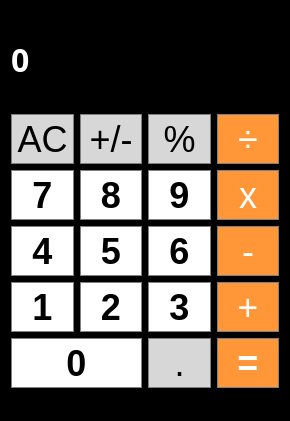
<?xml version="1.0" encoding="UTF-8"?>
<ui version="4.0">
 <class>MainWindow</class>
 <widget class="QMainWindow" name="MainWindow">
  <property name="geometry">
   <rect>
    <x>0</x>
    <y>0</y>
    <width>290</width>
    <height>421</height>
   </rect>
  </property>
  <property name="windowTitle">
   <string>Калькулятор</string>
  </property>
  <property name="windowOpacity">
   <double>1.000000000000000</double>
  </property>
  <property name="styleSheet">
   <string notr="true">background-color : black;</string>
  </property>
  <widget class="QWidget" name="centralWidget">
   <property name="sizePolicy">
    <sizepolicy hsizetype="Maximum" vsizetype="Maximum">
     <horstretch>0</horstretch>
     <verstretch>0</verstretch>
    </sizepolicy>
   </property>
   <layout class="QVBoxLayout" name="verticalLayout">
    <item>
     <widget class="QLabel" name="label">
      <property name="font">
       <font>
        <family>Arial Black</family>
        <pointsize>24</pointsize>
        <weight>75</weight>
        <bold>true</bold>
       </font>
      </property>
      <property name="cursor">
       <cursorShape>IBeamCursor</cursorShape>
      </property>
      <property name="acceptDrops">
       <bool>false</bool>
      </property>
      <property name="styleSheet">
       <string notr="true">QLabel {
  qproperty-alignment: 'AlignVCenter | AlignRight';
  background-color: black; 
   color: white
}


</string>
      </property>
      <property name="text">
       <string>0</string>
      </property>
     </widget>
    </item>
    <item>
     <layout class="QGridLayout" name="gridLayout">
      <item row="2" column="1">
       <widget class="QPushButton" name="pushButton_n8">
        <property name="minimumSize">
         <size>
          <width>0</width>
          <height>50</height>
         </size>
        </property>
        <property name="font">
         <font>
          <pointsize>27</pointsize>
          <weight>75</weight>
          <bold>true</bold>
         </font>
        </property>
        <property name="styleSheet">
         <string notr="true">QPushButton {
   border: 1px solid gray;
   background-color : white;
}
QPushButton:pressed {
    background-color: qlineargradient(x1: 0, y1: 0, x2: 0, y2: 1,
                                      stop: 0 #dadbde, stop: 1 #f6f7fa);
}
QPushButton:hover {
    background: rgba(255, 250, 250, 0.9);
}</string>
        </property>
        <property name="text">
         <string>8</string>
        </property>
        <property name="shortcut">
         <string>8</string>
        </property>
       </widget>
      </item>
      <item row="1" column="4">
       <widget class="QPushButton" name="pushButton_div">
        <property name="minimumSize">
         <size>
          <width>0</width>
          <height>50</height>
         </size>
        </property>
        <property name="font">
         <font>
          <pointsize>27</pointsize>
          <weight>50</weight>
          <bold>false</bold>
         </font>
        </property>
        <property name="styleSheet">
         <string notr="true">QPushButton {
  background-color: rgb(255, 151, 57);
  color: white; 
  border: 1px solid gray;
}

QPushButton:pressed {
    background-color: qlineargradient(x1: 0, y1: 0, x2: 0, y2: 1,
                                      stop: 0 #FF7832, stop: 1 #FF9739);
}
QPushButton:hover {
    background: rgba(255, 140, 0, 0.9);
}</string>
        </property>
        <property name="text">
         <string>÷</string>
        </property>
        <property name="shortcut">
         <string>/</string>
        </property>
       </widget>
      </item>
      <item row="5" column="0" colspan="2">
       <widget class="QPushButton" name="pushButton_n0">
        <property name="minimumSize">
         <size>
          <width>0</width>
          <height>50</height>
         </size>
        </property>
        <property name="font">
         <font>
          <pointsize>27</pointsize>
          <weight>75</weight>
          <bold>true</bold>
         </font>
        </property>
        <property name="styleSheet">
         <string notr="true">QPushButton {
   border: 1px solid gray;
  background-color : white;
}
QPushButton:pressed {
    background-color: qlineargradient(x1: 0, y1: 0, x2: 0, y2: 1,
                                      stop: 0 #dadbde, stop: 1 #f6f7fa);
}
QPushButton:hover {
    background: rgba(255, 250, 250, 0.9);
}
</string>
        </property>
        <property name="text">
         <string>0</string>
        </property>
        <property name="shortcut">
         <string>0</string>
        </property>
       </widget>
      </item>
      <item row="1" column="3">
       <widget class="QPushButton" name="pushButton_mr">
        <property name="minimumSize">
         <size>
          <width>0</width>
          <height>50</height>
         </size>
        </property>
        <property name="font">
         <font>
          <pointsize>27</pointsize>
          <weight>50</weight>
          <bold>false</bold>
         </font>
        </property>
        <property name="styleSheet">
         <string notr="true">QPushButton {
  background-color: rgb(215, 215, 215);
  border: 1px solid gray;
}
QPushButton:pressed {
    background-color: qlineargradient(x1: 0, y1: 0, x2: 0, y2: 1,
                                      stop: 0 #BEBEBE, stop: 1 #D7D7D7);
}
QPushButton:hover {
    background: rgba(220, 220, 220, 0.8);
}</string>
        </property>
        <property name="text">
         <string>%</string>
        </property>
        <property name="shortcut">
         <string>R</string>
        </property>
       </widget>
      </item>
      <item row="3" column="0">
       <widget class="QPushButton" name="pushButton_n4">
        <property name="minimumSize">
         <size>
          <width>0</width>
          <height>50</height>
         </size>
        </property>
        <property name="font">
         <font>
          <pointsize>27</pointsize>
          <weight>75</weight>
          <bold>true</bold>
         </font>
        </property>
        <property name="styleSheet">
         <string notr="true">QPushButton {
   border: 1px solid gray;
	background-color : white;
}
QPushButton:pressed {
    background-color: qlineargradient(x1: 0, y1: 0, x2: 0, y2: 1,
                                      stop: 0 #dadbde, stop: 1 #f6f7fa);
}
QPushButton:hover {
    background: rgba(255, 250, 250, 0.9);
}</string>
        </property>
        <property name="text">
         <string>4</string>
        </property>
        <property name="shortcut">
         <string>4</string>
        </property>
       </widget>
      </item>
      <item row="4" column="3">
       <widget class="QPushButton" name="pushButton_n3">
        <property name="minimumSize">
         <size>
          <width>0</width>
          <height>50</height>
         </size>
        </property>
        <property name="font">
         <font>
          <pointsize>27</pointsize>
          <weight>75</weight>
          <bold>true</bold>
         </font>
        </property>
        <property name="styleSheet">
         <string notr="true">QPushButton {
   border: 1px solid gray;
  background-color : white;
}
QPushButton:pressed {
    background-color: qlineargradient(x1: 0, y1: 0, x2: 0, y2: 1,
                                      stop: 0 #dadbde, stop: 1 #f6f7fa);
}
QPushButton:hover {
    background: rgba(255, 250, 250, 0.9);
}</string>
        </property>
        <property name="text">
         <string>3</string>
        </property>
        <property name="shortcut">
         <string>3</string>
        </property>
       </widget>
      </item>
      <item row="2" column="0">
       <widget class="QPushButton" name="pushButton_n7">
        <property name="minimumSize">
         <size>
          <width>0</width>
          <height>50</height>
         </size>
        </property>
        <property name="font">
         <font>
          <pointsize>27</pointsize>
          <weight>75</weight>
          <bold>true</bold>
         </font>
        </property>
        <property name="styleSheet">
         <string notr="true">QPushButton {
   border: 1px solid gray;
   background-color : white;
}
QPushButton:pressed {
    background-color: qlineargradient(x1: 0, y1: 0, x2: 0, y2: 1,
                                      stop: 0 #dadbde, stop: 1 #f6f7fa);
}
QPushButton:hover {
    background: rgba(255, 250, 250, 0.9);
}</string>
        </property>
        <property name="text">
         <string>7</string>
        </property>
        <property name="shortcut">
         <string>7</string>
        </property>
       </widget>
      </item>
      <item row="2" column="4">
       <widget class="QPushButton" name="pushButton_mul">
        <property name="minimumSize">
         <size>
          <width>0</width>
          <height>50</height>
         </size>
        </property>
        <property name="font">
         <font>
          <pointsize>27</pointsize>
          <weight>50</weight>
          <bold>false</bold>
         </font>
        </property>
        <property name="styleSheet">
         <string notr="true">QPushButton {
  background-color: rgb(255, 151, 57);
  color: white; 
  border: 1px solid gray;
}

QPushButton:pressed {
    background-color: qlineargradient(x1: 0, y1: 0, x2: 0, y2: 1,
                                      stop: 0 #FF7832, stop: 1 #FF9739);
}
QPushButton:hover {
    background: rgba(255, 140, 0, 0.9);
}</string>
        </property>
        <property name="text">
         <string>x</string>
        </property>
        <property name="shortcut">
         <string>*</string>
        </property>
       </widget>
      </item>
      <item row="5" column="4">
       <widget class="QPushButton" name="pushButton_eq">
        <property name="minimumSize">
         <size>
          <width>0</width>
          <height>50</height>
         </size>
        </property>
        <property name="font">
         <font>
          <pointsize>27</pointsize>
          <weight>75</weight>
          <bold>true</bold>
         </font>
        </property>
        <property name="cursor">
         <cursorShape>PointingHandCursor</cursorShape>
        </property>
        <property name="styleSheet">
         <string notr="true">QPushButton {
  background-color: rgb(255, 151, 57);
  color: white; 
  border: 1px solid gray;
}

QPushButton:pressed {
    background-color: qlineargradient(x1: 0, y1: 0, x2: 0, y2: 1,
                                      stop: 0 #FF7832, stop: 1 #FF9739);
}
QPushButton:hover {
    background: rgba(255, 140, 0, 0.9);
}</string>
        </property>
        <property name="text">
         <string>=</string>
        </property>
        <property name="shortcut">
         <string>Return</string>
        </property>
       </widget>
      </item>
      <item row="2" column="3">
       <widget class="QPushButton" name="pushButton_n9">
        <property name="minimumSize">
         <size>
          <width>0</width>
          <height>50</height>
         </size>
        </property>
        <property name="font">
         <font>
          <pointsize>27</pointsize>
          <weight>75</weight>
          <bold>true</bold>
         </font>
        </property>
        <property name="styleSheet">
         <string notr="true">QPushButton {
   border: 1px solid gray;
    background-color: white;
}
QPushButton:pressed {
    background-color: qlineargradient(x1: 0, y1: 0, x2: 0, y2: 1,
                                      stop: 0 #dadbde, stop: 1 #f6f7fa);
}
QPushButton:hover {
    background: rgba(255, 250, 250, 0.9);
}
</string>
        </property>
        <property name="text">
         <string>9</string>
        </property>
        <property name="shortcut">
         <string>9</string>
        </property>
       </widget>
      </item>
      <item row="1" column="1">
       <widget class="QPushButton" name="pushButton_m">
        <property name="minimumSize">
         <size>
          <width>0</width>
          <height>50</height>
         </size>
        </property>
        <property name="font">
         <font>
          <pointsize>27</pointsize>
          <weight>50</weight>
          <bold>false</bold>
         </font>
        </property>
        <property name="styleSheet">
         <string notr="true">QPushButton {
  background-color: rgb(215, 215, 215);
  border: 1px solid gray;
}
QPushButton:pressed {
    background-color: qlineargradient(x1: 0, y1: 0, x2: 0, y2: 1,
                                      stop: 0 #BEBEBE, stop: 1 #D7D7D7);
}
QPushButton:hover {
    background: rgba(220, 220, 220, 0.8);
}</string>
        </property>
        <property name="text">
         <string>+/-</string>
        </property>
        <property name="shortcut">
         <string>M</string>
        </property>
       </widget>
      </item>
      <item row="4" column="1">
       <widget class="QPushButton" name="pushButton_n2">
        <property name="minimumSize">
         <size>
          <width>0</width>
          <height>50</height>
         </size>
        </property>
        <property name="font">
         <font>
          <pointsize>27</pointsize>
          <weight>75</weight>
          <bold>true</bold>
         </font>
        </property>
        <property name="styleSheet">
         <string notr="true">QPushButton {
   border: 1px solid gray;
   background-color : white;
}
QPushButton:pressed {
    background-color: qlineargradient(x1: 0, y1: 0, x2: 0, y2: 1,
                                      stop: 0 #dadbde, stop: 1 #f6f7fa);
}
QPushButton:hover {
    background: rgba(255, 250, 250, 0.9);
}
</string>
        </property>
        <property name="text">
         <string>2</string>
        </property>
        <property name="shortcut">
         <string>2</string>
        </property>
       </widget>
      </item>
      <item row="1" column="0">
       <widget class="QPushButton" name="pushButton_ac">
        <property name="minimumSize">
         <size>
          <width>0</width>
          <height>50</height>
         </size>
        </property>
        <property name="font">
         <font>
          <pointsize>27</pointsize>
          <weight>50</weight>
          <bold>false</bold>
         </font>
        </property>
        <property name="styleSheet">
         <string notr="true">QPushButton {
  background-color: rgb(215, 215, 215);
  border: 1px solid gray;
}
QPushButton:pressed {
    background-color: qlineargradient(x1: 0, y1: 0, x2: 0, y2: 1,
                                      stop: 0 #BEBEBE, stop: 1 #D7D7D7);
}
QPushButton:hover {
    background: rgba(220, 220, 220, 0.8);
}</string>
        </property>
        <property name="text">
         <string>AC</string>
        </property>
        <property name="shortcut">
         <string>Esc</string>
        </property>
       </widget>
      </item>
      <item row="5" column="3">
       <widget class="QPushButton" name="pushButton_pc">
        <property name="minimumSize">
         <size>
          <width>0</width>
          <height>50</height>
         </size>
        </property>
        <property name="font">
         <font>
          <pointsize>27</pointsize>
          <weight>50</weight>
          <bold>false</bold>
         </font>
        </property>
        <property name="styleSheet">
         <string notr="true">QPushButton {
  background-color: rgb(215, 215, 215);
  border: 1px solid gray;
}
QPushButton:pressed {
    background-color: qlineargradient(x1: 0, y1: 0, x2: 0, y2: 1,
                                      stop: 0 #BEBEBE, stop: 1 #D7D7D7);
}
QPushButton:hover {
    background: rgba(220, 220, 220, 0.8);
}</string>
        </property>
        <property name="text">
         <string>.</string>
        </property>
        <property name="shortcut">
         <string>%</string>
        </property>
       </widget>
      </item>
      <item row="4" column="0">
       <widget class="QPushButton" name="pushButton_n1">
        <property name="minimumSize">
         <size>
          <width>0</width>
          <height>50</height>
         </size>
        </property>
        <property name="font">
         <font>
          <pointsize>27</pointsize>
          <weight>75</weight>
          <bold>true</bold>
         </font>
        </property>
        <property name="styleSheet">
         <string notr="true">QPushButton {
   border: 1px solid gray;
   background-color : white;
}
QPushButton:pressed {
    background-color: qlineargradient(x1: 0, y1: 0, x2: 0, y2: 1,
                                      stop: 0 #dadbde, stop: 1 #f6f7fa);
}
QPushButton:hover {
    background: rgba(255, 250, 250, 0.9);
}</string>
        </property>
        <property name="text">
         <string>1</string>
        </property>
        <property name="shortcut">
         <string>1</string>
        </property>
       </widget>
      </item>
      <item row="3" column="3">
       <widget class="QPushButton" name="pushButton_n6">
        <property name="minimumSize">
         <size>
          <width>0</width>
          <height>50</height>
         </size>
        </property>
        <property name="font">
         <font>
          <pointsize>27</pointsize>
          <weight>75</weight>
          <bold>true</bold>
         </font>
        </property>
        <property name="styleSheet">
         <string notr="true">QPushButton {
   border: 1px solid gray;
   background-color : white;
}
QPushButton:pressed {
    background-color: qlineargradient(x1: 0, y1: 0, x2: 0, y2: 1,
                                      stop: 0 #dadbde, stop: 1 #f6f7fa);
}
QPushButton:hover {
    background: rgba(255, 250, 250, 0.9);
}
</string>
        </property>
        <property name="text">
         <string>6</string>
        </property>
        <property name="shortcut">
         <string>6</string>
        </property>
       </widget>
      </item>
      <item row="3" column="1">
       <widget class="QPushButton" name="pushButton_n5">
        <property name="minimumSize">
         <size>
          <width>0</width>
          <height>50</height>
         </size>
        </property>
        <property name="font">
         <font>
          <pointsize>27</pointsize>
          <weight>75</weight>
          <bold>true</bold>
         </font>
        </property>
        <property name="styleSheet">
         <string notr="true">QPushButton {
   border: 1px solid gray;
	background-color : white;
}
QPushButton:pressed {
    background-color: qlineargradient(x1: 0, y1: 0, x2: 0, y2: 1,
                                      stop: 0 #dadbde, stop: 1 #f6f7fa);
}
QPushButton:hover {
    background: rgba(255, 250, 250, 0.9);
}
</string>
        </property>
        <property name="text">
         <string>5</string>
        </property>
        <property name="shortcut">
         <string>5</string>
        </property>
       </widget>
      </item>
      <item row="3" column="4">
       <widget class="QPushButton" name="pushButton_sub">
        <property name="minimumSize">
         <size>
          <width>0</width>
          <height>50</height>
         </size>
        </property>
        <property name="font">
         <font>
          <pointsize>27</pointsize>
          <weight>50</weight>
          <bold>false</bold>
         </font>
        </property>
        <property name="styleSheet">
         <string notr="true">QPushButton {
  background-color: rgb(255, 151, 57);
  color: white; 
  border: 1px solid gray;
}

QPushButton:pressed {
    background-color: qlineargradient(x1: 0, y1: 0, x2: 0, y2: 1,
                                      stop: 0 #FF7832, stop: 1 #FF9739);
}
QPushButton:hover {
    background: rgba(255, 140, 0, 0.9);
}</string>
        </property>
        <property name="text">
         <string>-</string>
        </property>
        <property name="shortcut">
         <string>-</string>
        </property>
       </widget>
      </item>
      <item row="4" column="4">
       <widget class="QPushButton" name="pushButton_add">
        <property name="minimumSize">
         <size>
          <width>0</width>
          <height>50</height>
         </size>
        </property>
        <property name="font">
         <font>
          <pointsize>27</pointsize>
          <weight>50</weight>
          <bold>false</bold>
         </font>
        </property>
        <property name="styleSheet">
         <string notr="true">QPushButton {
  background-color: rgb(255, 151, 57);
  color: white; 
  border: 1px solid gray;
}

QPushButton:pressed {
    background-color: qlineargradient(x1: 0, y1: 0, x2: 0, y2: 1,
                                      stop: 0 #FF7832, stop: 1 #FF9739);
}
QPushButton:hover {
    background: rgba(255, 140, 0, 0.9);
}</string>
        </property>
        <property name="text">
         <string>+</string>
        </property>
        <property name="shortcut">
         <string>+</string>
        </property>
       </widget>
      </item>
     </layout>
    </item>
   </layout>
  </widget>
  <widget class="QStatusBar" name="statusBar"/>
  <action name="actionExit">
   <property name="text">
    <string>Выйти</string>
   </property>
   <property name="shortcut">
    <string>Ctrl+Q</string>
   </property>
  </action>
  <action name="actionReset">
   <property name="text">
    <string>Обновить</string>
   </property>
   <property name="shortcut">
    <string>Ctrl+R</string>
   </property>
  </action>
 </widget>
 <layoutdefault spacing="6" margin="11"/>
 <resources/>
 <connections/>
</ui>
